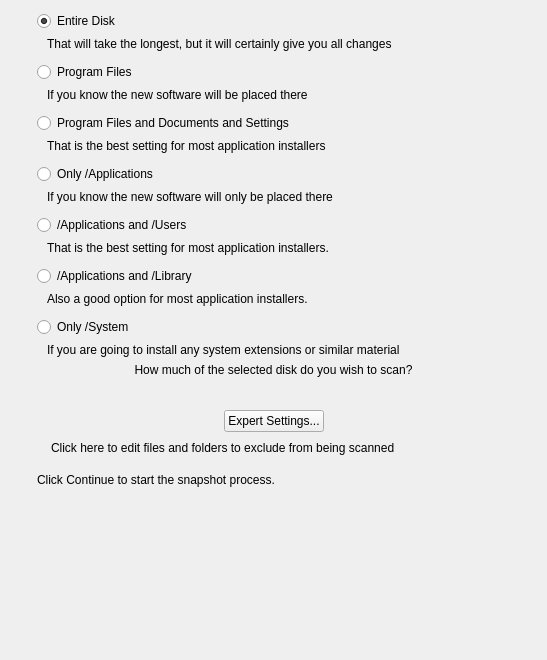
<?xml version="1.0" encoding="UTF-8"?>
<ui version="4.0">
 <class>CMyPropertyPage3</class>
 <widget class="QWidget" name="CMyPropertyPage3">
  <property name="geometry">
   <rect>
    <x>0</x>
    <y>0</y>
    <width>547</width>
    <height>660</height>
   </rect>
  </property>
  <property name="windowTitle">
   <string>Select Scan Type</string>
  </property>
  <layout class="QHBoxLayout" name="horizontalLayout_3">
   <item>
    <spacer name="horizontalSpacer_6">
     <property name="orientation">
      <enum>Qt::Horizontal</enum>
     </property>
     <property name="sizeHint" stdset="0">
      <size>
       <width>10</width>
       <height>20</height>
      </size>
     </property>
    </spacer>
   </item>
   <item>
    <layout class="QVBoxLayout" name="verticalLayout_3">
     <item>
      <layout class="QGridLayout" name="gridLayout">
       <property name="horizontalSpacing">
        <number>0</number>
       </property>
       <item row="0" column="0" colspan="3">
        <widget class="QRadioButton" name="entireDiskRB">
         <property name="text">
          <string>Entire Disk</string>
         </property>
         <property name="checked">
          <bool>true</bool>
         </property>
        </widget>
       </item>
       <item row="3" column="0" colspan="3">
        <widget class="QRadioButton" name="programFilesRB">
         <property name="text">
          <string>Program Files</string>
         </property>
        </widget>
       </item>
       <item row="4" column="1" colspan="2">
        <widget class="QLabel" name="programFilesLabel">
         <property name="sizePolicy">
          <sizepolicy hsizetype="Preferred" vsizetype="Preferred">
           <horstretch>9</horstretch>
           <verstretch>0</verstretch>
          </sizepolicy>
         </property>
         <property name="text">
          <string>If you know the new software will be placed there</string>
         </property>
         <property name="buddy">
          <cstring>programFilesRB</cstring>
         </property>
        </widget>
       </item>
       <item row="5" column="2">
        <spacer name="programFilesSpacer">
         <property name="orientation">
          <enum>Qt::Vertical</enum>
         </property>
         <property name="sizeType">
          <enum>QSizePolicy::Fixed</enum>
         </property>
         <property name="sizeHint" stdset="0">
          <size>
           <width>17</width>
           <height>5</height>
          </size>
         </property>
        </spacer>
       </item>
       <item row="6" column="0" colspan="3">
        <widget class="QRadioButton" name="documentsAndSettingsRB">
         <property name="text">
          <string>Program Files and Documents and Settings</string>
         </property>
        </widget>
       </item>
       <item row="7" column="1" colspan="2">
        <widget class="QLabel" name="documentsAndSettingsLabel">
         <property name="sizePolicy">
          <sizepolicy hsizetype="Preferred" vsizetype="Preferred">
           <horstretch>9</horstretch>
           <verstretch>0</verstretch>
          </sizepolicy>
         </property>
         <property name="text">
          <string>That is the best setting for most application installers</string>
         </property>
         <property name="buddy">
          <cstring>documentsAndSettingsRB</cstring>
         </property>
        </widget>
       </item>
       <item row="8" column="2">
        <spacer name="documentsAndSettingsSpacer">
         <property name="orientation">
          <enum>Qt::Vertical</enum>
         </property>
         <property name="sizeType">
          <enum>QSizePolicy::Fixed</enum>
         </property>
         <property name="sizeHint" stdset="0">
          <size>
           <width>17</width>
           <height>5</height>
          </size>
         </property>
        </spacer>
       </item>
       <item row="9" column="0" colspan="3">
        <widget class="QRadioButton" name="applicationsRB">
         <property name="text">
          <string>Only /Applications</string>
         </property>
        </widget>
       </item>
       <item row="10" column="1" colspan="2">
        <widget class="QLabel" name="applicationsLabel">
         <property name="sizePolicy">
          <sizepolicy hsizetype="Preferred" vsizetype="Preferred">
           <horstretch>9</horstretch>
           <verstretch>0</verstretch>
          </sizepolicy>
         </property>
         <property name="text">
          <string>If you know the new software will only be placed there</string>
         </property>
         <property name="buddy">
          <cstring>applicationsRB</cstring>
         </property>
        </widget>
       </item>
       <item row="11" column="2">
        <spacer name="verticalSpacer_5">
         <property name="orientation">
          <enum>Qt::Vertical</enum>
         </property>
         <property name="sizeType">
          <enum>QSizePolicy::Fixed</enum>
         </property>
         <property name="sizeHint" stdset="0">
          <size>
           <width>17</width>
           <height>5</height>
          </size>
         </property>
        </spacer>
       </item>
       <item row="12" column="0" colspan="3">
        <widget class="QRadioButton" name="usersRB">
         <property name="text">
          <string>/Applications and /Users</string>
         </property>
        </widget>
       </item>
       <item row="13" column="1" colspan="2">
        <widget class="QLabel" name="usersLabel">
         <property name="sizePolicy">
          <sizepolicy hsizetype="Preferred" vsizetype="Preferred">
           <horstretch>9</horstretch>
           <verstretch>0</verstretch>
          </sizepolicy>
         </property>
         <property name="text">
          <string>That is the best setting for most application installers.</string>
         </property>
         <property name="buddy">
          <cstring>usersRB</cstring>
         </property>
        </widget>
       </item>
       <item row="18" column="0" colspan="3">
        <widget class="QRadioButton" name="systemRB">
         <property name="text">
          <string>Only /System</string>
         </property>
        </widget>
       </item>
       <item row="19" column="1" colspan="2">
        <widget class="QLabel" name="systemLabel">
         <property name="sizePolicy">
          <sizepolicy hsizetype="Preferred" vsizetype="Preferred">
           <horstretch>9</horstretch>
           <verstretch>0</verstretch>
          </sizepolicy>
         </property>
         <property name="text">
          <string>If you are going to install any system extensions or similar material</string>
         </property>
         <property name="wordWrap">
          <bool>true</bool>
         </property>
         <property name="buddy">
          <cstring>systemRB</cstring>
         </property>
        </widget>
       </item>
       <item row="2" column="2">
        <spacer name="verticalSpacer_8">
         <property name="orientation">
          <enum>Qt::Vertical</enum>
         </property>
         <property name="sizeType">
          <enum>QSizePolicy::Fixed</enum>
         </property>
         <property name="sizeHint" stdset="0">
          <size>
           <width>17</width>
           <height>5</height>
          </size>
         </property>
        </spacer>
       </item>
       <item row="1" column="1" colspan="2">
        <widget class="QLabel" name="entireDiskLabel">
         <property name="sizePolicy">
          <sizepolicy hsizetype="Preferred" vsizetype="Preferred">
           <horstretch>9</horstretch>
           <verstretch>0</verstretch>
          </sizepolicy>
         </property>
         <property name="text">
          <string>That will take the longest, but it will certainly give you all changes</string>
         </property>
         <property name="wordWrap">
          <bool>true</bool>
         </property>
        </widget>
       </item>
       <item row="1" column="0">
        <widget class="QWidget" name="radioButtonWidthWidget" native="true">
         <property name="sizePolicy">
          <sizepolicy hsizetype="Fixed" vsizetype="Fixed">
           <horstretch>0</horstretch>
           <verstretch>0</verstretch>
          </sizepolicy>
         </property>
         <property name="minimumSize">
          <size>
           <width>10</width>
           <height>10</height>
          </size>
         </property>
         <property name="maximumSize">
          <size>
           <width>10</width>
           <height>10</height>
          </size>
         </property>
        </widget>
       </item>
       <item row="15" column="0" colspan="3">
        <widget class="QRadioButton" name="appsAndLibRB">
         <property name="text">
          <string>/Applications and /Library</string>
         </property>
        </widget>
       </item>
       <item row="16" column="1">
        <widget class="QLabel" name="appsAndLibLabel">
         <property name="text">
          <string>Also a good option for most application installers.</string>
         </property>
        </widget>
       </item>
       <item row="17" column="2">
        <spacer name="verticalSpacer_4">
         <property name="orientation">
          <enum>Qt::Vertical</enum>
         </property>
         <property name="sizeType">
          <enum>QSizePolicy::Fixed</enum>
         </property>
         <property name="sizeHint" stdset="0">
          <size>
           <width>17</width>
           <height>5</height>
          </size>
         </property>
        </spacer>
       </item>
       <item row="14" column="2">
        <spacer name="verticalSpacer_7">
         <property name="orientation">
          <enum>Qt::Vertical</enum>
         </property>
         <property name="sizeType">
          <enum>QSizePolicy::Fixed</enum>
         </property>
         <property name="sizeHint" stdset="0">
          <size>
           <width>17</width>
           <height>5</height>
          </size>
         </property>
        </spacer>
       </item>
      </layout>
     </item>
     <item>
      <widget class="QLabel" name="label">
       <property name="text">
        <string>How much of the selected disk do you wish to scan?</string>
       </property>
       <property name="alignment">
        <set>Qt::AlignCenter</set>
       </property>
      </widget>
     </item>
     <item>
      <spacer name="verticalSpacer">
       <property name="orientation">
        <enum>Qt::Vertical</enum>
       </property>
       <property name="sizeType">
        <enum>QSizePolicy::Fixed</enum>
       </property>
       <property name="sizeHint" stdset="0">
        <size>
         <width>455</width>
         <height>8</height>
        </size>
       </property>
      </spacer>
     </item>
     <item>
      <layout class="QVBoxLayout" name="verticalLayout_2">
       <item>
        <widget class="QWidget" name="selectionWidget" native="true">
         <layout class="QVBoxLayout" name="verticalLayout">
          <item>
           <spacer name="verticalSpacer_2">
            <property name="orientation">
             <enum>Qt::Vertical</enum>
            </property>
            <property name="sizeType">
             <enum>QSizePolicy::Fixed</enum>
            </property>
            <property name="sizeHint" stdset="0">
             <size>
              <width>455</width>
              <height>10</height>
             </size>
            </property>
           </spacer>
          </item>
          <item>
           <layout class="QHBoxLayout" name="horizontalLayout">
            <item>
             <spacer name="horizontalSpacer">
              <property name="orientation">
               <enum>Qt::Horizontal</enum>
              </property>
              <property name="sizeHint" stdset="0">
               <size>
                <width>40</width>
                <height>20</height>
               </size>
              </property>
             </spacer>
            </item>
            <item>
             <widget class="QPushButton" name="settingExpertPB">
              <property name="text">
               <string>Expert Settings...</string>
              </property>
             </widget>
            </item>
            <item>
             <spacer name="horizontalSpacer_2">
              <property name="orientation">
               <enum>Qt::Horizontal</enum>
              </property>
              <property name="sizeHint" stdset="0">
               <size>
                <width>40</width>
                <height>20</height>
               </size>
              </property>
             </spacer>
            </item>
           </layout>
          </item>
          <item>
           <layout class="QHBoxLayout" name="horizontalLayout_2">
            <item>
             <spacer name="horizontalSpacer_3">
              <property name="orientation">
               <enum>Qt::Horizontal</enum>
              </property>
              <property name="sizeType">
               <enum>QSizePolicy::Preferred</enum>
              </property>
              <property name="sizeHint" stdset="0">
               <size>
                <width>5</width>
                <height>20</height>
               </size>
              </property>
             </spacer>
            </item>
            <item>
             <widget class="QLabel" name="label_2">
              <property name="sizePolicy">
               <sizepolicy hsizetype="Preferred" vsizetype="Preferred">
                <horstretch>1</horstretch>
                <verstretch>0</verstretch>
               </sizepolicy>
              </property>
              <property name="text">
               <string>Click here to edit files and folders to exclude from being scanned</string>
              </property>
              <property name="wordWrap">
               <bool>true</bool>
              </property>
              <property name="buddy">
               <cstring>settingExpertPB</cstring>
              </property>
             </widget>
            </item>
            <item>
             <spacer name="horizontalSpacer_4">
              <property name="orientation">
               <enum>Qt::Horizontal</enum>
              </property>
              <property name="sizeType">
               <enum>QSizePolicy::Preferred</enum>
              </property>
              <property name="sizeHint" stdset="0">
               <size>
                <width>5</width>
                <height>20</height>
               </size>
              </property>
             </spacer>
            </item>
           </layout>
          </item>
         </layout>
        </widget>
       </item>
      </layout>
     </item>
     <item>
      <widget class="QLabel" name="clickContinueLabel">
       <property name="text">
        <string>Click Continue to start the snapshot process.</string>
       </property>
      </widget>
     </item>
     <item>
      <spacer name="verticalSpacer_3">
       <property name="orientation">
        <enum>Qt::Vertical</enum>
       </property>
       <property name="sizeHint" stdset="0">
        <size>
         <width>455</width>
         <height>10</height>
        </size>
       </property>
      </spacer>
     </item>
    </layout>
   </item>
   <item>
    <spacer name="horizontalSpacer_7">
     <property name="orientation">
      <enum>Qt::Horizontal</enum>
     </property>
     <property name="sizeHint" stdset="0">
      <size>
       <width>10</width>
       <height>20</height>
      </size>
     </property>
    </spacer>
   </item>
  </layout>
 </widget>
 <tabstops>
  <tabstop>entireDiskRB</tabstop>
  <tabstop>programFilesRB</tabstop>
  <tabstop>documentsAndSettingsRB</tabstop>
  <tabstop>applicationsRB</tabstop>
  <tabstop>usersRB</tabstop>
  <tabstop>systemRB</tabstop>
  <tabstop>settingExpertPB</tabstop>
 </tabstops>
 <resources/>
 <connections/>
</ui>
